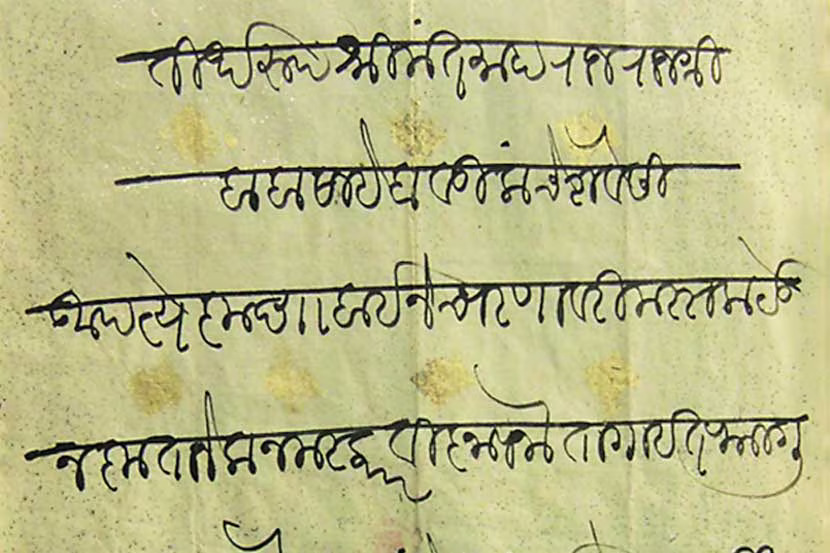
#> input picture images_raw/example1.jpg, 830 x 553 px
$ python -i fft_analyzer.py   (imports and definitions only)
#> lines starting #> are read from the running program, lines starting #| are printed output that depends on the picture; after the words box and inside, x2 and y2 are one past the last pixel; in counts of white or black regions, pixels touching at a corner belong together
import cv2
import numpy as np

class FFTAnalyzer:
    """
    Mathematical analyzer that uses Fast Fourier Transform (FFT) to convert
    an image into the frequency domain and instantly calculate the
    average pixel gap between lines.
    """
    @staticmethod
    def calculate_optimal_parameters(image_path):
        # 1. Load and binarize
#> called with image_path = '../../../../../images_raw/example1.jpg'
        img = cv2.imread(image_path, cv2.IMREAD_GRAYSCALE)
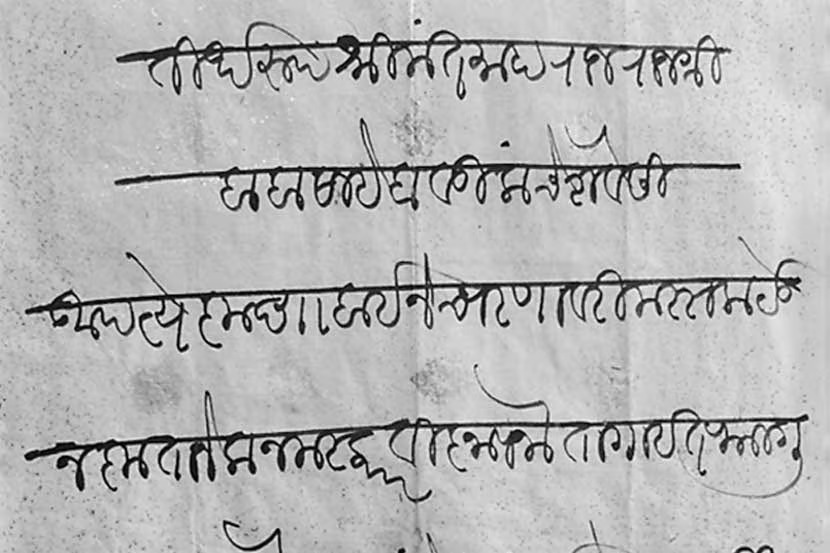
#> img: shape (553, 830); min 0, max 255, mean 181.3
        if img is None:
            return None

        blurred = cv2.GaussianBlur(img, (5, 5), 0)
        binary = cv2.adaptiveThreshold(
            blurred, 255, cv2.ADAPTIVE_THRESH_GAUSSIAN_C,
            cv2.THRESH_BINARY_INV, 15, 10
        )
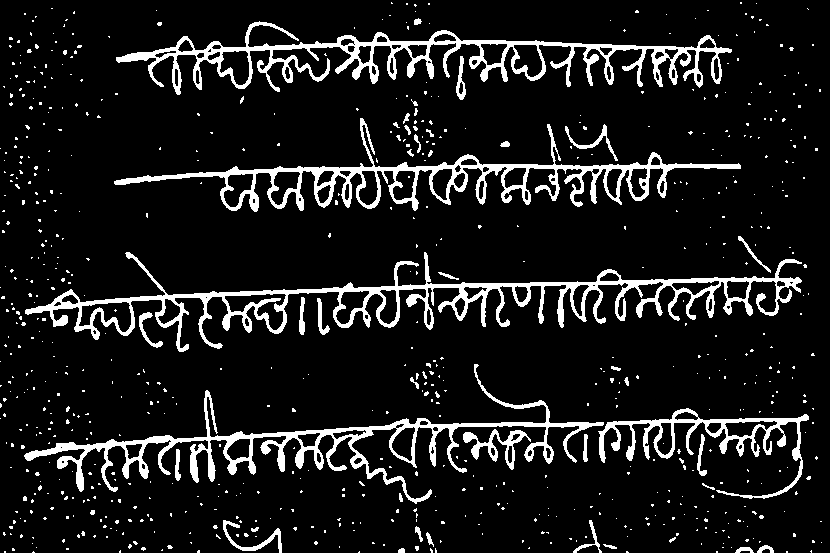
#> binary: shape (553, 830); 10.4% white; 734 white regions (691 under 20 px), largest, box (x1, y1, x2, y2) and area: (25, 252, 802, 352) 11336, (116, 21, 732, 95) 9117, (24, 364, 604, 504) 8463

        # 2. Get 1D Spatial Signal (Horizontal Projection Profile)
        hpp = np.sum(binary, axis=1) / 255.0
#> hpp = 553 values, max 447 at index 167, min 0 at index 0, mean 86.55
        N = len(hpp)
#> N = 553

        # 3. Autocorrelation Function (ACF)
        # Subtract the mean to remove the DC offset
        hpp_centered = hpp - np.mean(hpp)
#> hpp_centered = 553 values, max 360.4 at index 167, min -86.55 at index 0, mean -9.87e-15

        # Compute full autocorrelation
        acf = np.correlate(hpp_centered, hpp_centered, mode='full')
#> acf = 1105 values, max 4627522.8 at index 552, min -2520179.4 at index 487, mean 1.01e-11

        # The result is symmetric, so we only take the second half (lags >= 0)
        acf = acf[len(acf)//2:]
#> acf = 553 values, max 4627522.8 at index 0, min -2520179.4 at index 65, mean 4184

        # 4. Find the Dominant Spatial Period using Peak Detection
        # We look for the first major peak after lag=0
        from scipy.signal import find_peaks

        # Prominence ensures we find a distinct periodic peak, distance ensures it's not immediately next to 0
        peaks, properties = find_peaks(acf, prominence=0.05 * np.max(acf), distance=15)
#> peaks = [124, 255, 380]; properties = {'prominences': [4046923, 2342956, 1555017.2], 'left_bases': [65, 193, 315], 'right_bases': [193, 315, 436]}

        # 5. Calculate Pixel Distance
        if len(peaks) == 0:
            print("[!] ACF failed to find a periodic peak. Falling back to default 50px.")
            pixel_period = 50 # Fallback
        else:
            # The lag distance to the first major peak is the exact average pixel period
            pixel_period = float(peaks[0])
#> pixel_period = 124

        # 6. Map Pixel Period to Algorithm Parameters
        # y_stretch: small fraction of period — enough to smear lines without bleeding into adjacent ones
        optimal_y_stretch = max(3, int(pixel_period / 6.0))
#> optimal_y_stretch = 20
        if optimal_y_stretch % 2 == 0:
            optimal_y_stretch += 1
#> optimal_y_stretch = 21

        # x_stretch: should span roughly the width needed to connect word-level glyphs
        # We use 1.5x the period as a heuristic for horizontal smear
        optimal_x_stretch = max(21, int(pixel_period * 1.5))
#> optimal_x_stretch = 186
        if optimal_x_stretch % 2 == 0:
            optimal_x_stretch += 1
#> optimal_x_stretch = 187

        # savgol_window: smoothing window ~ half the period
        optimal_savgol = max(5, int(pixel_period / 2.0))
#> optimal_savgol = 62
        if optimal_savgol % 2 == 0:
            optimal_savgol += 1
#> optimal_savgol = 63
        optimal_savgol = min(51, optimal_savgol)
#> optimal_savgol = 51

        # ink_threshold: derived from the HPP signal's non-zero median
        non_zero_hpp = hpp[hpp > 0]
#> non_zero_hpp = 549 values, max 447 at index 164, min 1 at index 4, mean 87.18
        optimal_ink_threshold = max(2, int(np.median(non_zero_hpp) * 0.3)) if len(non_zero_hpp) > 0 else 5
#> optimal_ink_threshold = 11

        return {
            "spatial_period_px": pixel_period,
            "y_stretch":         optimal_y_stretch,
            "x_stretch":         optimal_x_stretch,
            "savgol_window":     optimal_savgol,
            "ink_threshold":     optimal_ink_threshold,
        }

>>> result = FFTAnalyzer().calculate_optimal_parameters('../../../../../images_raw/example1.jpg')
#> result = {'spatial_period_px': 124, 'y_stretch': 21, 'x_stretch': 187, 'savgol_window': 51, 'ink_threshold': 11}

$ run again, on images_raw/example2.jpg
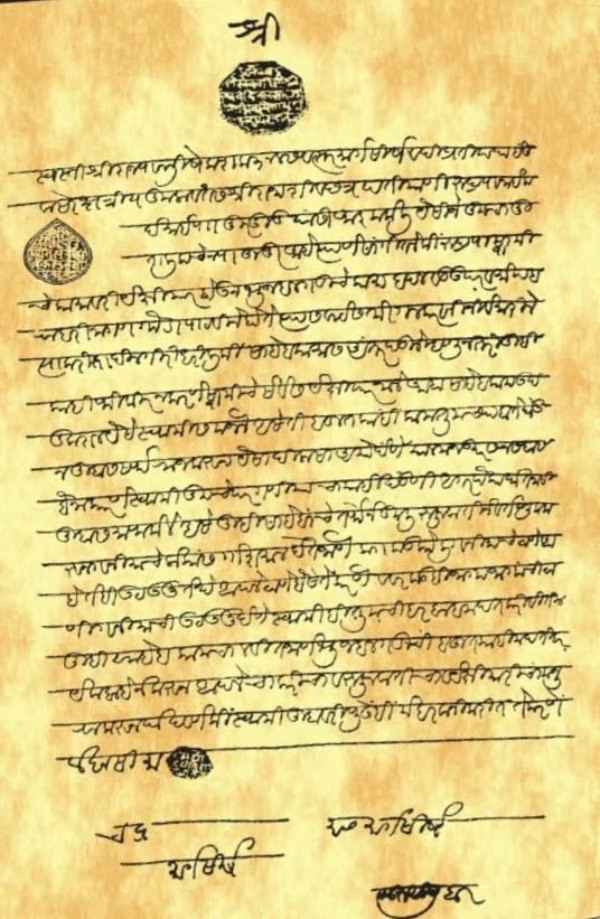
#> input picture images_raw/example2.jpg, 600 x 919 px
#> in calculate_optimal_parameters, `img = cv2.imread(image_path, cv2.IMREAD_GRAYSCALE)`:
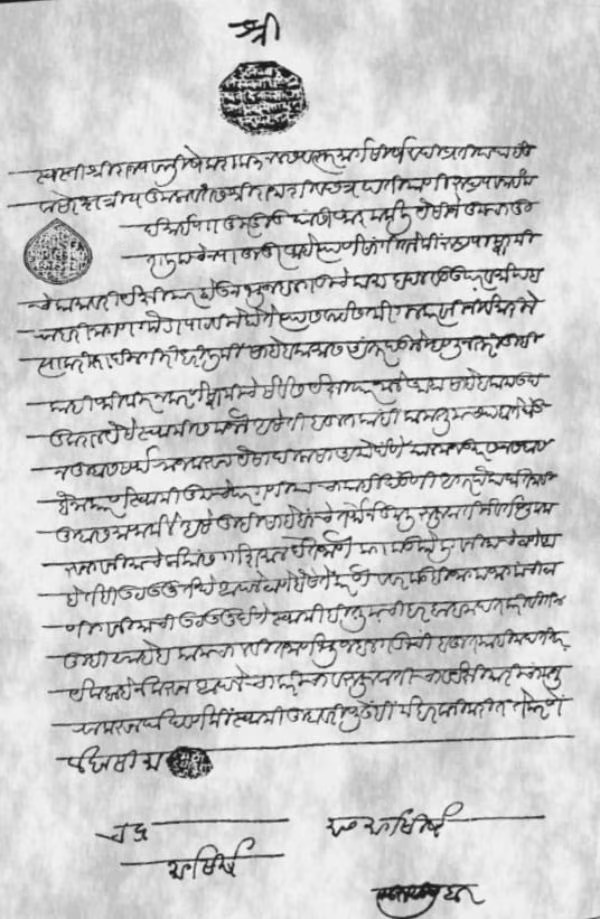
#> img: shape (919, 600); min 14, max 254, mean 201
#> in calculate_optimal_parameters, `binary = cv2.adaptiveThreshold( blurred, 255, cv2.ADAPTIVE_THRESH_GAUS..`:
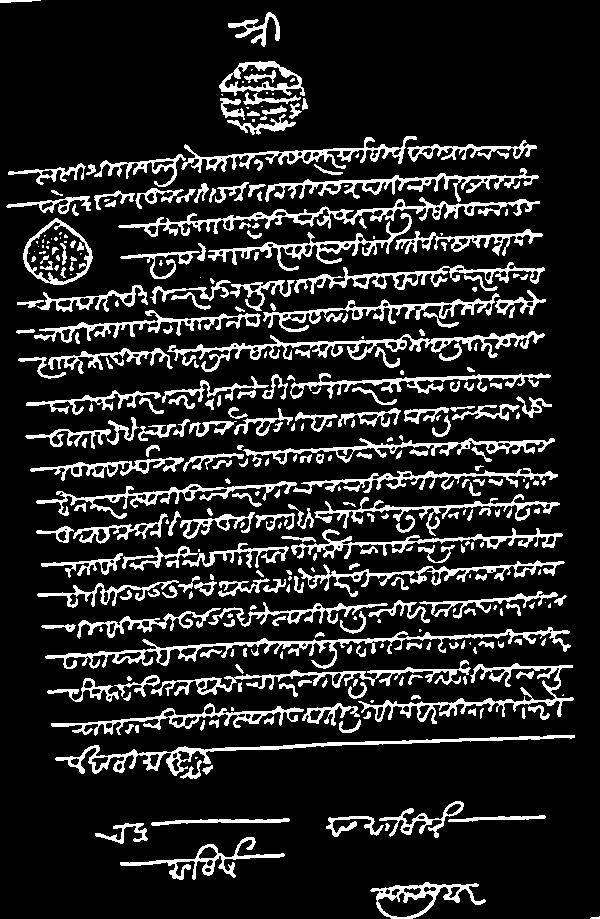
#> binary: shape (919, 600); 14.8% white; 354 white regions (81 under 20 px), largest, box (x1, y1, x2, y2) and area: (45, 627, 571, 669) 3184, (118, 197, 540, 237) 2845, (167, 331, 545, 372) 2834
#> hpp = 919 values, max 236 at index 819, min 0 at index 3, mean 88.74
#> N = 919
#> hpp_centered = 919 values, max 147.3 at index 819, min -88.74 at index 3, mean 2.97e-15
#> in calculate_optimal_parameters, `acf = np.correlate(hpp_centered, hpp_centered, mode='full')`: acf = 1837 values, max 2486093.9 at index 918, min -621021.8 at index 358, mean -2.03e-11
#> in calculate_optimal_parameters, `acf = acf[len(acf)//2:]`: acf = 919 values, max 2486093.9 at index 0, min -621021.8 at index 560, mean 1352.6
#> peaks = [33, 99, 229, 294, 327, 361, 467, 773]; properties = {'prominences': [327652.1, 180164.2, 143183.2, 161633.6, 209371.6, 228623, 195803.1, 524723.5], 'left_bases': [17, 85, 215, 277, 277, 277, 450, 560], 'right_bases': [560, 560, 277, 310, 342, 560, 560, 918]}
#> pixel_period = 33
#> optimal_y_stretch = 5
#> optimal_x_stretch = 49
#> in calculate_optimal_parameters, `optimal_savgol = max(5, int(pixel_period / 2.0))`: optimal_savgol = 16
#> in calculate_optimal_parameters, `optimal_savgol += 1`: optimal_savgol = 17
#> non_zero_hpp = 871 values, max 236 at index 773, min 2 at index 37, mean 93.63
#> optimal_ink_threshold = 32
#> result = {'spatial_period_px': 33, 'y_stretch': 5, 'x_stretch': 49, 'savgol_window': 17, 'ink_threshold': 32}

$ run again, on images_raw/example3.jpg
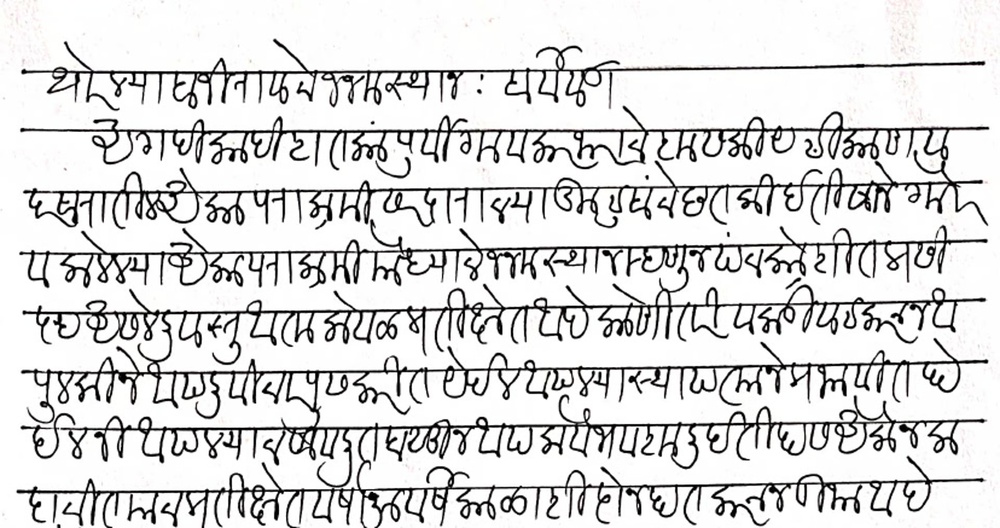
#> input picture images_raw/example3.jpg, 1000 x 528 px, shrunk from 1920 x 1013 before the run
#> in calculate_optimal_parameters, `blurred = cv2.GaussianBlur(img, (5, 5), 0)`:
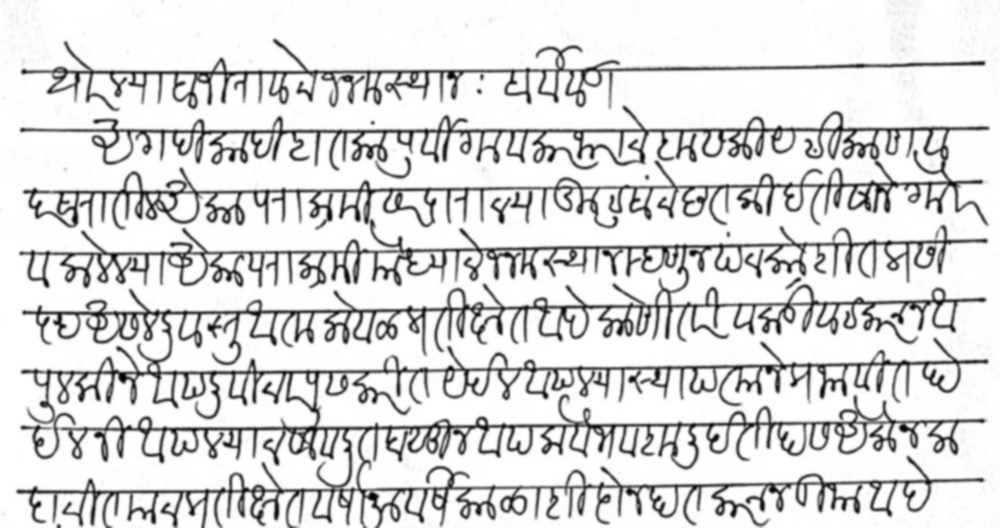
#> blurred: shape (528, 1000); min 2, max 255, mean 218.2
#> in calculate_optimal_parameters, `binary = cv2.adaptiveThreshold( blurred, 255, cv2.ADAPTIVE_THRESH_GAUS..`:
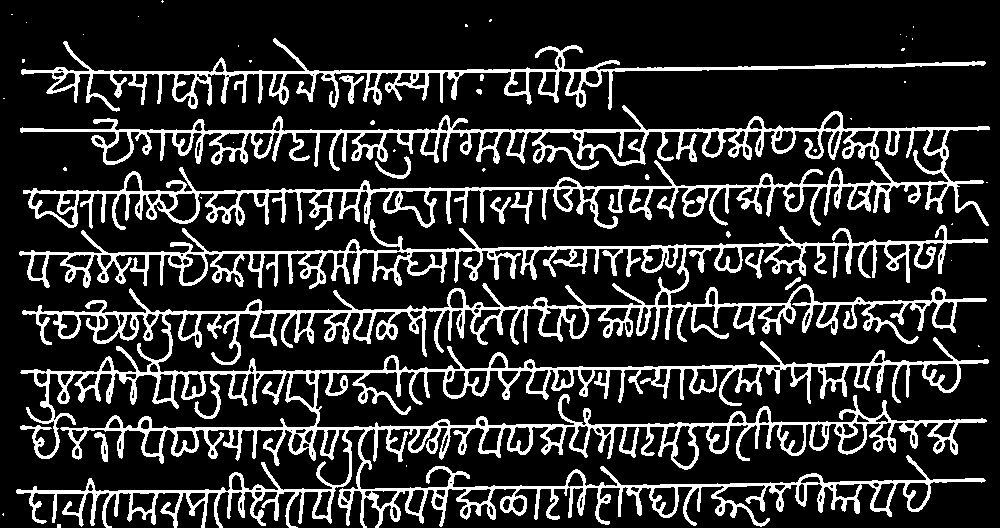
#> binary: shape (528, 1000); 18.3% white; 46 white regions (32 under 20 px), largest, box (x1, y1, x2, y2) and area: (16, 219, 989, 528) 63038, (20, 105, 990, 230) 23734, (21, 38, 986, 112) 8351
#> hpp = 528 values, max 911 at index 130, min 0 at index 3, mean 183
#> N = 528
#> hpp_centered = 528 values, max 728 at index 130, min -183 at index 3, mean -2.41e-14
#> in calculate_optimal_parameters, `acf = np.correlate(hpp_centered, hpp_centered, mode='full')`: acf = 1055 values, max 10065130.9 at index 527, min -3228474.1 at index 495, mean -2.82e-11
#> in calculate_optimal_parameters, `acf = acf[len(acf)//2:]`: acf = 528 values, max 10065130.9 at index 0, min -3228474.1 at index 32, mean 9531.4
#> peaks = [60, 120, 181, 240, 298, 357, 419]; properties = {'prominences': [9563787.2, 7544835.8, 5926355.7, 4673050.9, 3431524.1, 2387903.3, 583841], 'left_bases': [32, 92, 148, 210, 269, 328, 391], 'right_bases': [92, 148, 210, 269, 328, 391, 480]}
#> pixel_period = 60
#> in calculate_optimal_parameters, `optimal_y_stretch = max(3, int(pixel_period / 6.0))`: optimal_y_stretch = 10
#> in calculate_optimal_parameters, `optimal_y_stretch += 1`: optimal_y_stretch = 11
#> in calculate_optimal_parameters, `optimal_x_stretch = max(21, int(pixel_period * 1.5))`: optimal_x_stretch = 90
#> in calculate_optimal_parameters, `optimal_x_stretch += 1`: optimal_x_stretch = 91
#> in calculate_optimal_parameters, `optimal_savgol = max(5, int(pixel_period / 2.0))`: optimal_savgol = 30
#> in calculate_optimal_parameters, `optimal_savgol += 1`: optimal_savgol = 31
#> non_zero_hpp = 505 values, max 911 at index 107, min 1 at index 0, mean 191.3
#> optimal_ink_threshold = 55
#> result = {'spatial_period_px': 60, 'y_stretch': 11, 'x_stretch': 91, 'savgol_window': 31, 'ink_threshold': 55}

$ run again, on images_raw/example5.jpg
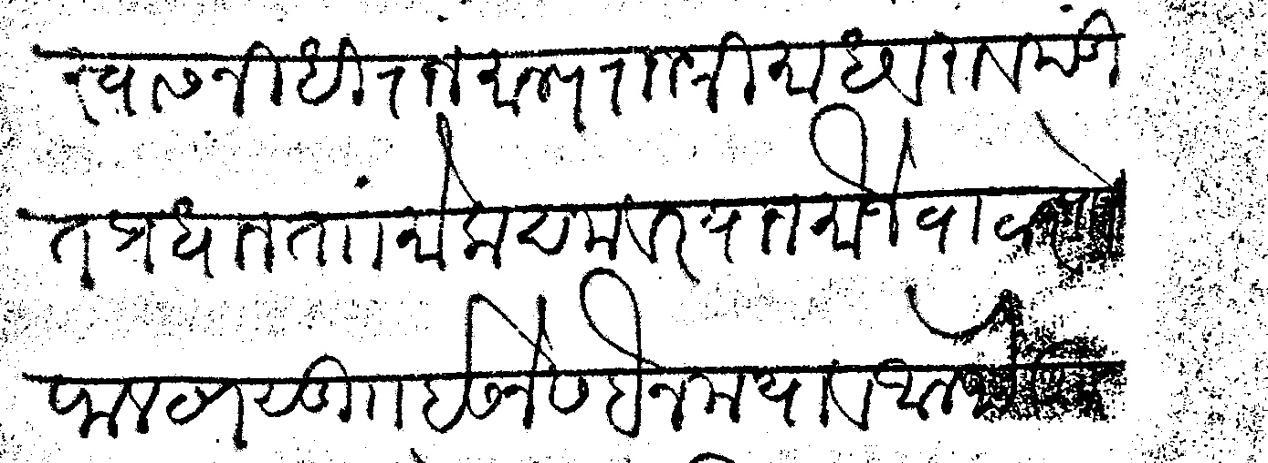
#> input picture images_raw/example5.jpg, 1268 x 463 px
#> in calculate_optimal_parameters, img is the input picture: shape (463, 1268); min 0, max 255, mean 215
#> in calculate_optimal_parameters, `blurred = cv2.GaussianBlur(img, (5, 5), 0)`:
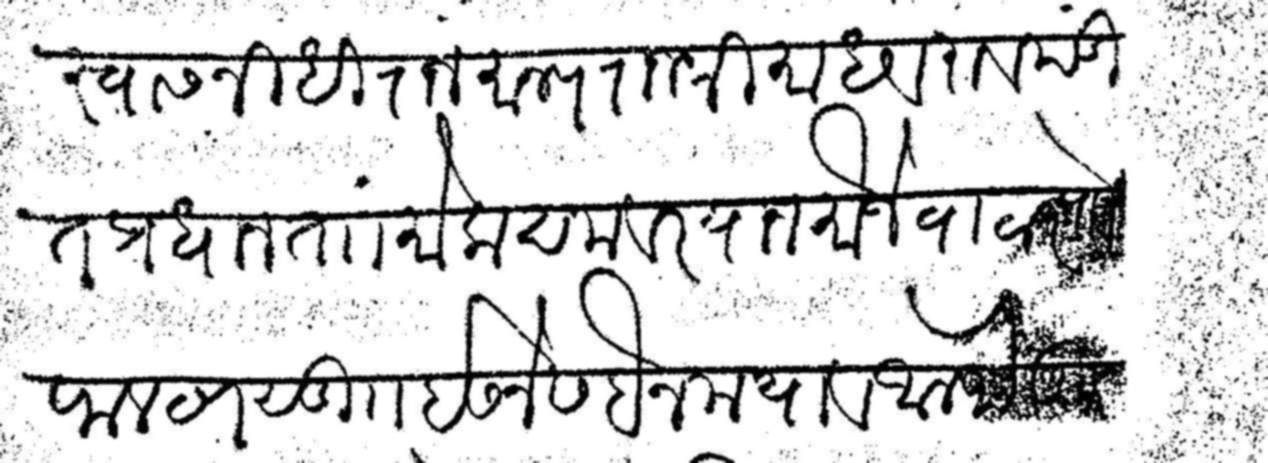
#> blurred: shape (463, 1268); min 0, max 255, mean 215
#> in calculate_optimal_parameters, `binary = cv2.adaptiveThreshold( blurred, 255, cv2.ADAPTIVE_THRESH_GAUS..`:
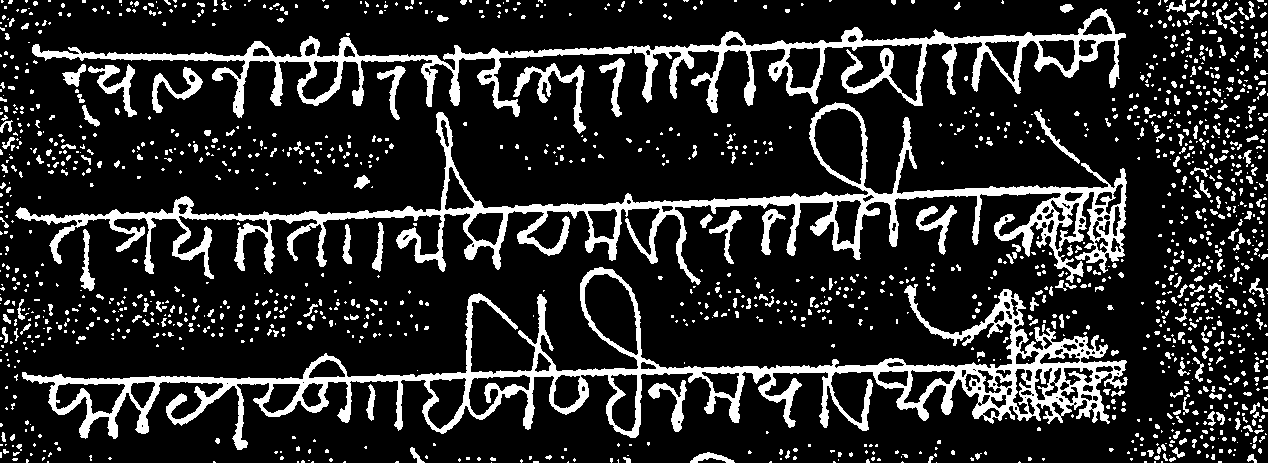
#> binary: shape (463, 1268); 16.6% white; 1563 white regions (1237 under 20 px), largest, box (x1, y1, x2, y2) and area: (22, 267, 1128, 450) 27600, (15, 102, 1127, 285) 23263, (32, 8, 1126, 118) 17230
#> hpp = 463 values, max 641 at index 56, min 32 at index 29, mean 210.9
#> N = 463
#> hpp_centered = 463 values, max 430.1 at index 56, min -178.9 at index 29, mean 1.77e-14
#> in calculate_optimal_parameters, `acf = np.correlate(hpp_centered, hpp_centered, mode='full')`: acf = 925 values, max 7962893.8 at index 462, min -3420787.3 at index 404, mean 4.03e-11
#> in calculate_optimal_parameters, `acf = acf[len(acf)//2:]`: acf = 463 values, max 7962893.8 at index 0, min -3420787.3 at index 58, mean 8599.2
#> peaks = [161, 323, 426]; properties = {'prominences': [6817022.9, 3811514.5, 527239.2], 'left_bases': [58, 224, 378], 'right_bases': [224, 378, 462]}
#> pixel_period = 161
#> in calculate_optimal_parameters, `optimal_y_stretch = max(3, int(pixel_period / 6.0))`: optimal_y_stretch = 26
#> in calculate_optimal_parameters, `optimal_y_stretch += 1`: optimal_y_stretch = 27
#> optimal_x_stretch = 241
#> in calculate_optimal_parameters, `optimal_savgol = max(5, int(pixel_period / 2.0))`: optimal_savgol = 80
#> in calculate_optimal_parameters, `optimal_savgol += 1`: optimal_savgol = 81
#> in calculate_optimal_parameters, `optimal_savgol = min(51, optimal_savgol)`: optimal_savgol = 51
#> non_zero_hpp has the same summary as hpp
#> optimal_ink_threshold = 48
#> result = {'spatial_period_px': 161, 'y_stretch': 27, 'x_stretch': 241, 'savgol_window': 51, 'ink_threshold': 48}
